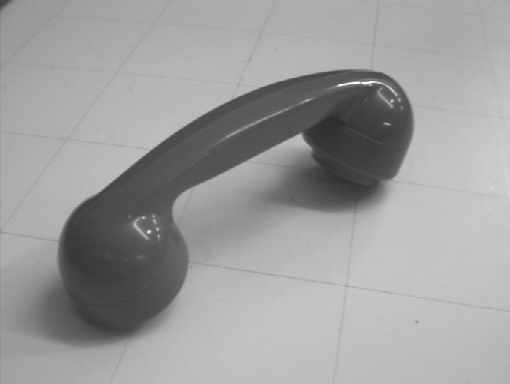
#> input picture dsp2018/images/phone.png, 510 x 384 px
$ python example3_morphol.py
#> lines starting #> are read from the running program, lines starting #| are printed output that depends on the picture; after the words box and inside, x2 and y2 are one past the last pixel; in counts of white or black regions, pixels touching at a corner belong together

import cv2
import numpy as np
import matplotlib.pyplot as plt


kernel = np.ones((5,5),np.uint8)


img = cv2.imread('phone.png')
#> img is the input picture: shape (384, 510, 3); min 41, max 251, mean 157
gray = cv2.cvtColor(img,cv2.COLOR_BGR2GRAY)

_, thr = cv2.threshold(gray,90, 255, cv2.THRESH_BINARY)
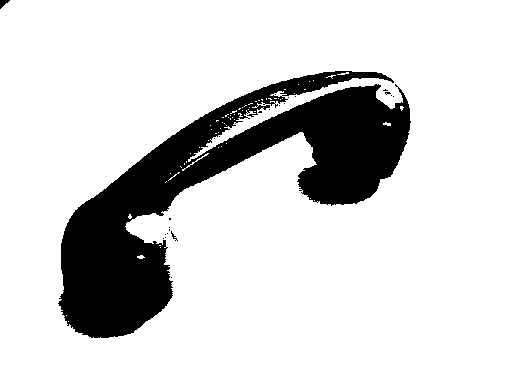
#> thr: shape (384, 510); 83.3% white; 24 black regions (21 under 20 px), largest, box (x1, y1, x2, y2) and area: (58, 71, 411, 338) 32606, (0, 0, 10, 9) 48, (171, 231, 178, 241) 20
#thr = cv2.adaptiveThreshold(gray, 255, cv2.ADAPTIVE_THRESH_GAUSSIAN_C, cv2.THRESH_BINARY, 51, 1)

#thr_m = cv2.dilate(thr,kernel,iterations = 1)
thr_m = cv2.erode(thr,kernel,iterations = 1)
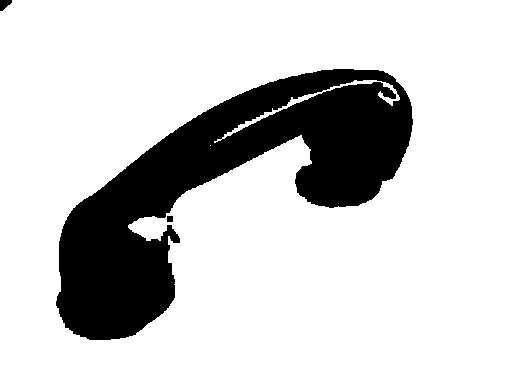
#> thr_m: shape (384, 510); 80.6% white; 3 black regions, box (x1, y1, x2, y2) and area: (56, 69, 413, 340) 37937, (0, 0, 12, 11) 90, (167, 216, 173, 222) 36
#thr_m = cv2.morphologyEx(thr, cv2.MORPH_OPEN, kernel)
#thr_m = cv2.morphologyEx(thr, cv2.MORPH_CLOSE, kernel)
#thr_m = cv2.morphologyEx(thr, cv2.MORPH_GRADIENT, kernel)

plt.subplot(2,2,1)
plt.imshow(img)
plt.subplot(2,2,2)
plt.imshow(thr,cmap='gray')
plt.subplot(2,2,3)
plt.imshow(thr_m,cmap='gray')


plt.show()
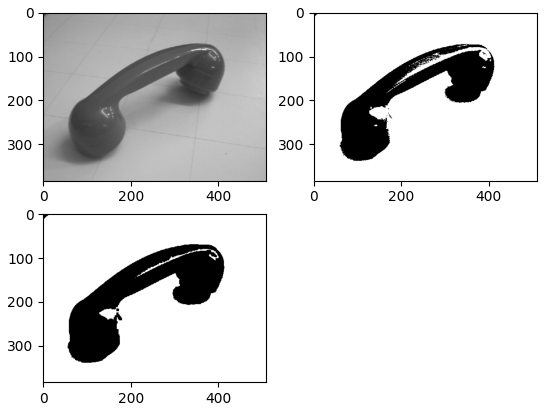
#> figure drawn by matplotlib, 3 panels
